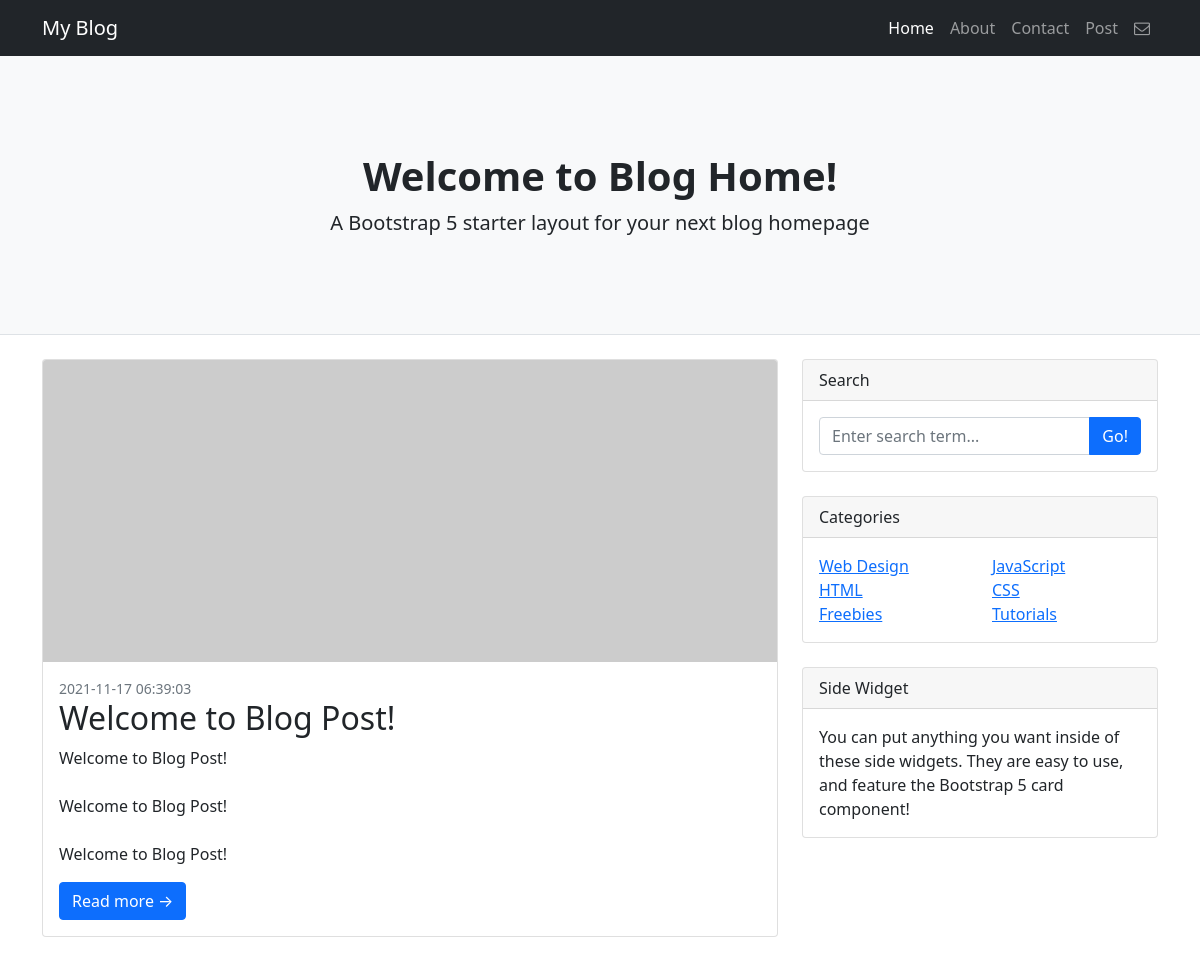
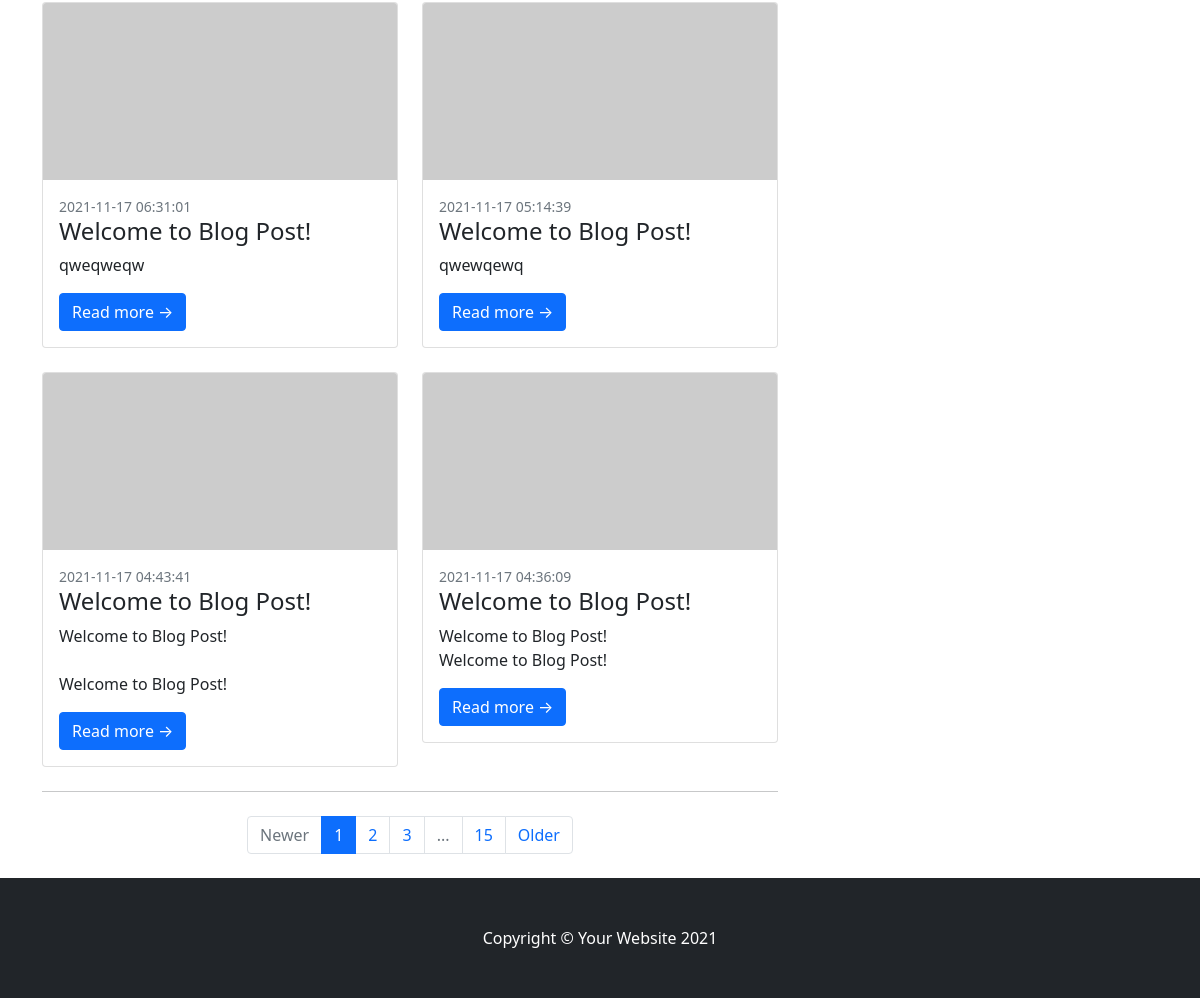
The page / on the database its author committed (2 pictures, top to bottom).
### tables this page shows
CREATE TABLE `blog_post` (
  `id` int(50) NOT NULL,
  `contents` longtext NOT NULL,
  `title` varchar(255) NOT NULL,
  `descriptions` longtext NOT NULL,
  `img_links` varchar(255) DEFAULT NULL,
  `created_by` int(50) NOT NULL,
  `created` datetime DEFAULT NULL,
  `updated` datetime DEFAULT NULL
);

### controller/class.php (called while the page is built, shortened)
<?php
class Database {
    public $con;
    public function __construct($tableName){
        $this->tableName = $tableName;
        $this->con = mysqli_connect("localhost", "root", "", "blogdatabase");
    }
    public function select($column_name, $table_name, $innerjoin ,$where, $orderby, $limit, $offset){
        $arrays = array();
        $query = "SELECT ". $column_name ." FROM ".$table_name." ".$innerjoin." ".$where." ". $orderby." ".$limit." ".$offset;
        $result = mysqli_query($this->con, $query);
        while($row = mysqli_fetch_assoc($result))
        {
             $arrays[] = $row;
        }
       return $arrays;
    }
    public function orderby($columm, $value) {
        return $orderby = "ORDER BY ". $columm ." ". $value ." ";
    }
    public function limit($value) {
        return $limit = " Limit ".$value." ";
    }
    public function select_feature_post(){
        $data = new Database('blog_post');
        $column = "id, title, descriptions, created";
        $orderby = $data->orderby('created','DESC');
        $limit = $data->limit('5');
        return $data->select($column,$data->tableName,'','',$orderby,$limit,'');
    }
}
?>

### index.php (the view, shortened to what this page needs)
<?php
require_once ('controller/class.php');
?>
<!DOCTYPE html>
<html lang="en">
    <head>
        <link href="css/font-awesome.min.css" rel="stylesheet" />
        <link href="css/styles.css" rel="stylesheet" />
    </head>
    <body>
        <nav class="navbar navbar-expand-lg navbar-dark bg-dark">
            <div class="container">
                <a class="navbar-brand" href="#!">My Blog</a>
                <div class="collapse navbar-collapse" id="navbarSupportedContent">
                    <ul class="navbar-nav ms-auto mb-2 mb-lg-0">
                        <li class="nav-item"><a class="nav-link active" href="index.php">Home</a></li>
                        <li class="nav-item"><a class="nav-link" href="about.php">About</a></li>
                        <li class="nav-item"><a class="nav-link" href="contact.php">Contact</a></li>
                        <li class="nav-item"><a class="nav-link" href="post.php">Post</a></li>
                        <li class="nav-item"><a class="nav-link" href="messages.php"><i class="fa fa-envelope-o"></i></a></li>
                    </ul>
                </div>
            </div>
        </nav>
        <header class="py-5 bg-light border-bottom mb-4">
            <div class="container">
                <div class="text-center my-5">
                    <h1 class="fw-bolder">Welcome to Blog Home!</h1>
                    <p class="lead mb-0">A Bootstrap 5 starter layout for your next blog homepage</p>
                </div>
            </div>
        </header>
        <div class="container">
            <div class="row">
                <div class="col-lg-8">
                    <div class="card mb-4">
                        <a href="#!"><img class="card-img-top" src="https://dummyimage.com/850x350/dee2e6/6c757d.jpg" alt="..." /></a>
                        <div class="card-body">
                            <?php
                                $data = new Database('');
                                $feature = $data->select_feature_post();
                                for ($a=0; $a<1; $a++){
                                        echo
                                        '<div class="small text-muted">'. $feature[$a]['created'] .'</div>
                                        <h2 class="card-title">'. $feature[$a]['title'] .'</h2>
                                        <p class="card-text">'.nl2br($feature[$a]['descriptions']).'</p>
                                        <a class="btn btn-primary" href="article.php?articlepage='.$feature[$a]['id'].'">Read more →</a>';
                                }
                        ?>
                        </div>
                    </div>
                    <div class="row">
                        <?php
                        for ($a=1; $a < count($feature); $a++){
                            echo
                            '<div class="col-lg-6">
                                <div class="card mb-4">
                                    <a href="#!"><img class="card-img-top" src="https://dummyimage.com/700x350/dee2e6/6c757d.jpg" alt="..." /></a>
                                    <div class="card-body">
                                        <div class="small text-muted">'.$feature[$a]['created'].'</div>
                                        <h2 class="card-title h4">'.$feature[$a]['title'].'</h2>
                                        <p class="card-text">'.nl2br($feature[$a]['descriptions']).'</p>
                                        <a class="btn btn-primary" href="article.php?articlepage='.$feature[$a]['id'].'">Read more →</a>
                                    </div>
                                </div>
                            </div>';
                        }
                        ?>
                    </div>
                    <nav aria-label="Pagination">
                        <hr class="my-0" />
                        <ul class="pagination justify-content-center my-4">
                            <li class="page-item disabled"><a class="page-link" href="#" tabindex="-1" aria-disabled="true">Newer</a></li>
                            <li class="page-item active" aria-current="page"><a class="page-link" href="#!">1</a></li>
                            <li class="page-item"><a class="page-link" href="#!">2</a></li>
                            <li class="page-item"><a class="page-link" href="#!">3</a></li>
                            <li class="page-item disabled"><a class="page-link" href="#!">...</a></li>
                            <li class="page-item"><a class="page-link" href="#!">15</a></li>
                            <li class="page-item"><a class="page-link" href="#!">Older</a></li>
                        </ul>
                    </nav>
                </div>
                <div class="col-lg-4">
                    <div class="card mb-4">
                        <div class="card-header">Search</div>
                        <div class="card-body">
                            <div class="input-group">
                                <input class="form-control" type="text" placeholder="Enter search term..." aria-label="Enter search term..." aria-describedby="button-search" />
                                <button class="btn btn-primary" id="button-search" type="button">Go!</button>
                            </div>
                        </div>
                    </div>
                    <div class="card mb-4">
                        <div class="card-header">Categories</div>
                        <div class="card-body">
                            <div class="row">
                                <div class="col-sm-6">
                                    <ul class="list-unstyled mb-0">
                                        <li><a href="#!">Web Design</a></li>
                                        <li><a href="#!">HTML</a></li>
                                        <li><a href="#!">Freebies</a></li>
                                    </ul>
                                </div>
                                <div class="col-sm-6">
                                    <ul class="list-unstyled mb-0">
                                        <li><a href="#!">JavaScript</a></li>
                                        <li><a href="#!">CSS</a></li>
                                        <li><a href="#!">Tutorials</a></li>
                                    </ul>
                                </div>
                            </div>
                        </div>
                    </div>
                    <div class="card mb-4">
                        <div class="card-header">Side Widget</div>
                        <div class="card-body">You can put anything you want inside of these side widgets. They are easy to use, and feature the Bootstrap 5 card component!</div>
                    </div>
                </div>
            </div>
        </div>
        <footer class="py-5 bg-dark">
            <div class="container"><p class="m-0 text-center text-white">Copyright &copy; Your Website 2021</p></div>
        </footer>
    </body>
</html>

### rows shown on the page
blog_post: created "2021-11-17 06:39:03", title "Welcome to Blog Post!", descriptions "Welcome to Blog Post! Welcome to Blog Post! Welcome to Blog Post!"
blog_post: created "2021-11-17 06:31:01", title "Welcome to Blog Post!", descriptions "qweqweqw"
blog_post: created "2021-11-17 05:14:39", title "Welcome to Blog Post!", descriptions "qwewqewq"
blog_post: created "2021-11-17 04:43:41", title "Welcome to Blog Post!", descriptions "Welcome to Blog Post! Welcome to Blog Post!"
blog_post: created "2021-11-17 04:36:09", title "Welcome to Blog Post!", descriptions "Welcome to Blog Post! Welcome to Blog Post!"
